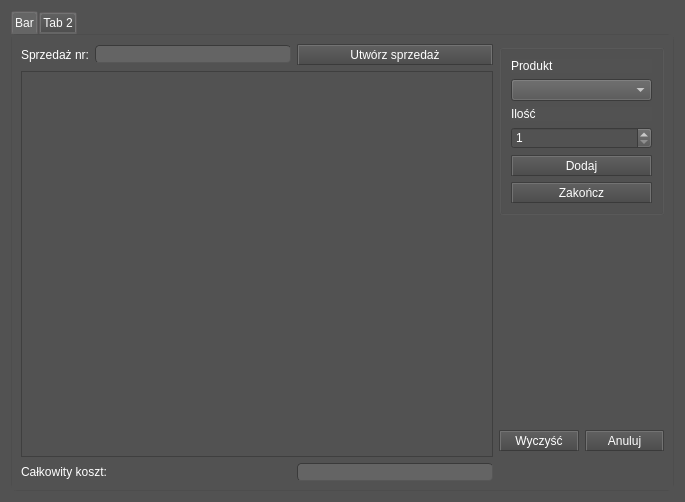
<?xml version="1.0" encoding="UTF-8"?>
<ui version="4.0">
 <class>okno_barman</class>
 <widget class="QWidget" name="okno_barman">
  <property name="geometry">
   <rect>
    <x>0</x>
    <y>0</y>
    <width>685</width>
    <height>502</height>
   </rect>
  </property>
  <property name="windowTitle">
   <string>Form</string>
  </property>
  <property name="styleSheet">
   <string notr="true">/*
ElegantDark Style Sheet for QT Applications
Author: Jaime A. Quiroga P.
Company: GTRONICK
Last updated: 17/04/2018
Available at: https://github.com/GTRONICK/QSS/blob/master/ElegantDark.qss
*/
QWidget {
	background-color:rgb(82, 82, 82);
}
QDialog {
background-color:rgb(82, 82, 82);
	color: rgb(255, 255, 255);
}
QMessageBox {
    background-color: rgb(82, 82, 82);
}
QTextEdit {
	background-color:rgb(82, 82, 82);
	color: rgb(255, 255, 255);
}
QToolBox::tab{
color: rgb(255,255,255);
}
QTableView {
background-color:rgb(82, 82, 82);
color: rgb(255,255,255);
}
QComboBox {
color: rgb(255, 255, 255);
}
QListView
{
    color: rgb(255, 255, 255);
}
QDateTimeEdit{
 color: rgb(255, 255, 255);
}
QDateEdit{
 color: rgb(255, 255, 255);
}
QSpinBox{
 color: rgb(255, 255, 255);
}
QPushButton{
	border-style: outset;
	border-width: 2px;
	border-top-color: qlineargradient(spread:pad, x1:0.5, y1:0.6, x2:0.5, y2:0.4, stop:0 rgba(115, 115, 115, 255), stop:1 rgba(62, 62, 62, 255));
	border-right-color: qlineargradient(spread:pad, x1:0.4, y1:0.5, x2:0.6, y2:0.5, stop:0 rgba(115, 115, 115, 255), stop:1 rgba(62, 62, 62, 255));
	border-left-color: qlineargradient(spread:pad, x1:0.6, y1:0.5, x2:0.4, y2:0.5, stop:0 rgba(115, 115, 115, 255), stop:1 rgba(62, 62, 62, 255));
	border-bottom-color: rgb(58, 58, 58);
	border-bottom-width: 1px;
	border-style: solid;
	color: rgb(255, 255, 255);
	padding: 2px;
	background-color: qlineargradient(spread:pad, x1:0.5, y1:1, x2:0.5, y2:0, stop:0 rgba(77, 77, 77, 255), stop:1 rgba(97, 97, 97, 255));
}
QPushButton:hover{
	border-style: outset;
	border-width: 2px;
	border-top-color: qlineargradient(spread:pad, x1:0.5, y1:0.6, x2:0.5, y2:0.4, stop:0 rgba(180, 180, 180, 255), stop:1 rgba(110, 110, 110, 255));
	border-right-color: qlineargradient(spread:pad, x1:0.4, y1:0.5, x2:0.6, y2:0.5, stop:0 rgba(180, 180, 180, 255), stop:1 rgba(110, 110, 110, 255));
	border-left-color: qlineargradient(spread:pad, x1:0.6, y1:0.5, x2:0.4, y2:0.5, stop:0 rgba(180, 180, 180, 255), stop:1 rgba(110, 110, 110, 255));
	border-bottom-color: rgb(115, 115, 115);
	border-bottom-width: 1px;
	border-style: solid;
	color: rgb(255, 255, 255);
	padding: 2px;
	background-color: qlineargradient(spread:pad, x1:0.5, y1:1, x2:0.5, y2:0, stop:0 rgba(107, 107, 107, 255), stop:1 rgba(157, 157, 157, 255));
}
QPushButton:pressed{
	border-style: outset;
	border-width: 2px;
	border-top-color: qlineargradient(spread:pad, x1:0.5, y1:0.6, x2:0.5, y2:0.4, stop:0 rgba(62, 62, 62, 255), stop:1 rgba(22, 22, 22, 255));
	border-right-color: qlineargradient(spread:pad, x1:0.4, y1:0.5, x2:0.6, y2:0.5, stop:0 rgba(115, 115, 115, 255), stop:1 rgba(62, 62, 62, 255));
	border-left-color: qlineargradient(spread:pad, x1:0.6, y1:0.5, x2:0.4, y2:0.5, stop:0 rgba(115, 115, 115, 255), stop:1 rgba(62, 62, 62, 255));
	border-bottom-color: rgb(58, 58, 58);
	border-bottom-width: 1px;
	border-style: solid;
	color: rgb(255, 255, 255);
	padding: 2px;
	background-color: qlineargradient(spread:pad, x1:0.5, y1:1, x2:0.5, y2:0, stop:0 rgba(77, 77, 77, 255), stop:1 rgba(97, 97, 97, 255));
}
QPushButton:disabled{
	border-style: outset;
	border-width: 2px;
	border-top-color: qlineargradient(spread:pad, x1:0.5, y1:0.6, x2:0.5, y2:0.4, stop:0 rgba(115, 115, 115, 255), stop:1 rgba(62, 62, 62, 255));
	border-right-color: qlineargradient(spread:pad, x1:0.4, y1:0.5, x2:0.6, y2:0.5, stop:0 rgba(115, 115, 115, 255), stop:1 rgba(62, 62, 62, 255));
	border-left-color: qlineargradient(spread:pad, x1:0.6, y1:0.5, x2:0.4, y2:0.5, stop:0 rgba(115, 115, 115, 255), stop:1 rgba(62, 62, 62, 255));
	border-bottom-color: rgb(58, 58, 58);
	border-bottom-width: 1px;
	border-style: solid;
	color: rgb(0, 0, 0);
	padding: 2px;
	background-color: qlineargradient(spread:pad, x1:0.5, y1:1, x2:0.5, y2:0, stop:0 rgba(57, 57, 57, 255), stop:1 rgba(77, 77, 77, 255));
}
QLineEdit {
	border-width: 1px; border-radius: 4px;
	border-color: rgb(58, 58, 58);
	border-style: inset;
	padding: 0 8px;
	color: rgb(255, 255, 255);
	background:rgb(100, 100, 100);
	selection-background-color: rgb(187, 187, 187);
	selection-color: rgb(60, 63, 65);
}
QLabel {
	color:rgb(255,255,255);	
}
QProgressBar {
	text-align: center;
	color: rgb(240, 240, 240);
	border-width: 1px; 
	border-radius: 10px;
	border-color: rgb(58, 58, 58);
	border-style: inset;
	background-color:rgb(77,77,77);
}
QProgressBar::chunk {
	background-color: qlineargradient(spread:pad, x1:0.5, y1:0.7, x2:0.5, y2:0.3, stop:0 rgba(87, 97, 106, 255), stop:1 rgba(93, 103, 113, 255));
	border-radius: 5px;
}
QMenuBar {
	background:rgb(82, 82, 82);
}
QMenuBar::item {
	color:rgb(223,219,210);
	spacing: 3px;
	padding: 1px 4px;
	background: transparent;
}

QMenuBar::item:selected {
	background:rgb(115, 115, 115);
}
QMenu::item:selected {
	color:rgb(255,255,255);
	border-width:2px;
	border-style:solid;
	padding-left:18px;
	padding-right:8px;
	padding-top:2px;
	padding-bottom:3px;
	background:qlineargradient(spread:pad, x1:0.5, y1:0.7, x2:0.5, y2:0.3, stop:0 rgba(87, 97, 106, 255), stop:1 rgba(93, 103, 113, 255));
	border-top-color: qlineargradient(spread:pad, x1:0.5, y1:0.6, x2:0.5, y2:0.4, stop:0 rgba(115, 115, 115, 255), stop:1 rgba(62, 62, 62, 255));
	border-right-color: qlineargradient(spread:pad, x1:0.4, y1:0.5, x2:0.6, y2:0.5, stop:0 rgba(115, 115, 115, 255), stop:1 rgba(62, 62, 62, 255));
	border-left-color: qlineargradient(spread:pad, x1:0.6, y1:0.5, x2:0.4, y2:0.5, stop:0 rgba(115, 115, 115, 255), stop:1 rgba(62, 62, 62, 255));
	border-bottom-color: rgb(58, 58, 58);
	border-bottom-width: 1px;
}
QMenu::item {
	color:rgb(223,219,210);
	background-color:rgb(78,78,78);
	padding-left:20px;
	padding-top:4px;
	padding-bottom:4px;
	padding-right:10px;
}
QMenu{
	background-color:rgb(78,78,78);
}
QTabWidget {
	color:rgb(0,0,0);
	background-color:rgb(247,246,246);
}
QTabWidget::pane {
		border-color: rgb(77,77,77);
		background-color:rgb(101,101,101);
		border-style: solid;
		border-width: 1px;
    	border-radius: 6px;
}
QTabBar::tab {
	padding:2px;
	color:rgb(250,250,250);
  	background-color: qlineargradient(spread:pad, x1:0.5, y1:1, x2:0.5, y2:0, stop:0 rgba(77, 77, 77, 255), stop:1 rgba(97, 97, 97, 255));
	border-style: solid;
	border-width: 2px;
  	border-top-right-radius:4px;
   border-top-left-radius:4px;
	border-top-color: qlineargradient(spread:pad, x1:0.5, y1:0.6, x2:0.5, y2:0.4, stop:0 rgba(115, 115, 115, 255), stop:1 rgba(95, 92, 93, 255));
	border-right-color: qlineargradient(spread:pad, x1:0.4, y1:0.5, x2:0.6, y2:0.5, stop:0 rgba(115, 115, 115, 255), stop:1 rgba(95, 92, 93, 255));
	border-left-color: qlineargradient(spread:pad, x1:0.6, y1:0.5, x2:0.4, y2:0.5, stop:0 rgba(115, 115, 115, 255), stop:1 rgba(95, 92, 93, 255));
	border-bottom-color: rgb(101,101,101);
}
QTabBar::tab:selected, QTabBar::tab:last:selected, QTabBar::tab:hover {
  	background-color:rgb(101,101,101);
  	margin-left: 0px;
  	margin-right: 1px;
}
QTabBar::tab:!selected {
    	margin-top: 1px;
		margin-right: 1px;
}
QCheckBox {
	color:rgb(223,219,210);
	padding: 2px;
}
QCheckBox:hover {
	border-radius:4px;
	border-style:solid;
	padding-left: 1px;
	padding-right: 1px;
	padding-bottom: 1px;
	padding-top: 1px;
	border-width:1px;
	border-color: rgb(87, 97, 106);
	background-color:qlineargradient(spread:pad, x1:0.5, y1:0.7, x2:0.5, y2:0.3, stop:0 rgba(87, 97, 106, 150), stop:1 rgba(93, 103, 113, 150));
}
QCheckBox::indicator:checked {
	border-radius:4px;
	border-style:solid;
	border-width:1px;
	border-color: rgb(180,180,180);
  	background-color:qlineargradient(spread:pad, x1:0.5, y1:0.7, x2:0.5, y2:0.3, stop:0 rgba(87, 97, 106, 255), stop:1 rgba(93, 103, 113, 255));
}
QCheckBox::indicator:unchecked {
	border-radius:4px;
	border-style:solid;
	border-width:1px;
	border-color: rgb(87, 97, 106);
  	background-color:rgb(255,255,255);
}
QStatusBar {
	color:rgb(240,240,240);
}
</string>
  </property>
  <layout class="QGridLayout" name="gridLayout">
   <item row="0" column="0">
    <widget class="QTabWidget" name="tabWidget">
     <property name="currentIndex">
      <number>0</number>
     </property>
     <property name="usesScrollButtons">
      <bool>true</bool>
     </property>
     <widget class="QWidget" name="tab">
      <attribute name="title">
       <string>Bar</string>
      </attribute>
      <layout class="QGridLayout" name="gridLayout_3">
       <item row="5" column="0" colspan="2">
        <widget class="QLabel" name="label_4">
         <property name="text">
          <string>Całkowity koszt:</string>
         </property>
        </widget>
       </item>
       <item row="0" column="3" rowspan="2" colspan="2">
        <widget class="QGroupBox" name="groupBox">
         <property name="title">
          <string/>
         </property>
         <layout class="QGridLayout" name="gridLayout_2">
          <item row="3" column="0">
           <widget class="QSpinBox" name="spinBoxIlosc">
            <property name="minimum">
             <number>1</number>
            </property>
           </widget>
          </item>
          <item row="0" column="0">
           <widget class="QLabel" name="label">
            <property name="text">
             <string>Produkt</string>
            </property>
           </widget>
          </item>
          <item row="2" column="0">
           <widget class="QLabel" name="label_2">
            <property name="text">
             <string>Ilość</string>
            </property>
           </widget>
          </item>
          <item row="4" column="0">
           <widget class="QPushButton" name="pushButtonDodajProdukt">
            <property name="text">
             <string>Dodaj</string>
            </property>
           </widget>
          </item>
          <item row="1" column="0">
           <widget class="QComboBox" name="comboBoxProdukt">
            <property name="minimumSize">
             <size>
              <width>141</width>
              <height>0</height>
             </size>
            </property>
           </widget>
          </item>
          <item row="5" column="0">
           <widget class="QPushButton" name="pushButtonZakoncz">
            <property name="text">
             <string>Zakończ</string>
            </property>
           </widget>
          </item>
         </layout>
        </widget>
       </item>
       <item row="0" column="1">
        <widget class="QLineEdit" name="lineEdit">
         <property name="readOnly">
          <bool>true</bool>
         </property>
        </widget>
       </item>
       <item row="3" column="4">
        <widget class="QPushButton" name="pushButtonAnuluj">
         <property name="text">
          <string>Anuluj</string>
         </property>
        </widget>
       </item>
       <item row="5" column="2">
        <widget class="QLineEdit" name="lineEdit_2">
         <property name="readOnly">
          <bool>true</bool>
         </property>
        </widget>
       </item>
       <item row="3" column="3">
        <widget class="QPushButton" name="pushButtonWyczysc">
         <property name="text">
          <string>Wyczyść</string>
         </property>
        </widget>
       </item>
       <item row="0" column="2">
        <widget class="QPushButton" name="pushButtonUtworz">
         <property name="text">
          <string>Utwórz sprzedaż</string>
         </property>
        </widget>
       </item>
       <item row="1" column="0" rowspan="4" colspan="3">
        <widget class="QTableView" name="tableView"/>
       </item>
       <item row="0" column="0">
        <widget class="QLabel" name="label_3">
         <property name="text">
          <string>Sprzedaż nr:</string>
         </property>
        </widget>
       </item>
       <item row="2" column="3">
        <spacer name="verticalSpacer">
         <property name="orientation">
          <enum>Qt::Vertical</enum>
         </property>
         <property name="sizeHint" stdset="0">
          <size>
           <width>20</width>
           <height>40</height>
          </size>
         </property>
        </spacer>
       </item>
      </layout>
     </widget>
     <widget class="QWidget" name="tab_2">
      <attribute name="title">
       <string>Tab 2</string>
      </attribute>
     </widget>
    </widget>
   </item>
  </layout>
 </widget>
 <tabstops>
  <tabstop>pushButtonUtworz</tabstop>
  <tabstop>comboBoxProdukt</tabstop>
  <tabstop>spinBoxIlosc</tabstop>
  <tabstop>pushButtonDodajProdukt</tabstop>
  <tabstop>pushButtonZakoncz</tabstop>
  <tabstop>pushButtonWyczysc</tabstop>
  <tabstop>pushButtonAnuluj</tabstop>
  <tabstop>lineEdit_2</tabstop>
  <tabstop>lineEdit</tabstop>
  <tabstop>tabWidget</tabstop>
  <tabstop>tableView</tabstop>
 </tabstops>
 <resources/>
 <connections/>
</ui>
